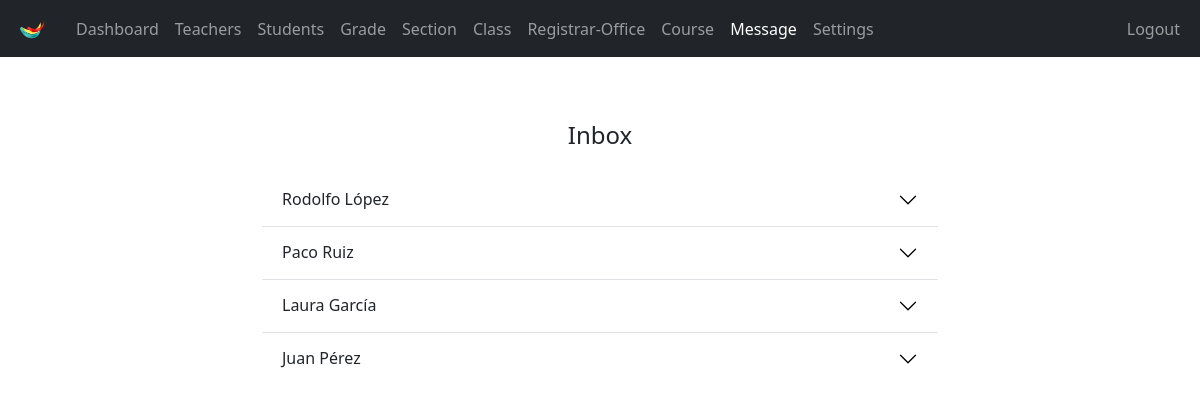
/admin/message.php (signed in), run on the app's committed database.
### tables this page shows
CREATE TABLE `message` (
  `message_id` int(11) NOT NULL,
  `sender_full_name` varchar(100) NOT NULL,
  `sender_email` varchar(255) NOT NULL,
  `message` text NOT NULL,
  `date_time` datetime NOT NULL DEFAULT current_timestamp()
);

### admin/data/message.php (called while the page is built)
<?php
function getAllMessages($conn)
{
    $sql = "SELECT * FROM message ORDER BY message_id DESC";
    $stmt = $conn->prepare($sql);
    $stmt->execute();
    if ($stmt->rowCount() >= 1) {
        $messages = $stmt->fetchAll();
        return $messages;
    } else {
        return 0;
    }
}

### admin/message.php (the view, shortened to what this page needs)
<?php
if (
    isset($_SESSION['admin_id']) &&
    isset($_SESSION['role'])
) {
    if ($_SESSION['role'] == 'Admin') {
        include "../DB_connection.php";
        include "data/message.php";
        $messages = getAllMessages($conn);
?>
        <!DOCTYPE html>
        <html lang="en">
        <head>
            <link rel="stylesheet" href="https://cdn.jsdelivr.net/npm/bootstrap@5.2.0/dist/css/bootstrap.min.css">
            <link rel="stylesheet" href="../css/style.css">
            <link rel="stylesheet" href="https://cdnjs.cloudflare.com/ajax/libs/font-awesome/4.7.0/css/font-awesome.min.css">
        </head>
        <body>
            <?php
            include "inc/navbar.php";
            if ($messages != 0) {
            ?>
                <div class="container mt-5" style="width: 90%; max-width: 700px;">
                    <h4 class="text-center p-3">Inbox</h4>
                    <div class="accordion accordion-flush" id="accordionFlushExample_<?= $message['message_id'] ?>">
                        <?php foreach ($messages as $message) { ?>
                            <div class="accordion-item">
                                <h2 class="accordion-header" id="flush-heading_<?= $message['message_id'] ?>">
                                    <button class="accordion-button collapsed" type="button" data-bs-toggle="collapse" data-bs-target="#flush-collapse_<?= $message['message_id'] ?>" aria-expanded="false" aria-controls="flush-collapse_<?= $message['message_id'] ?>">
                                        <?= $message['sender_full_name'] ?>
                                    </button>
                                </h2>
                            </div>
                        <?php } ?>
                    </div>
                <?php } else { ?>
                    <div class="alert alert-info .w-450 m-5" role="alert">
                        Empty!
                    </div>
                <?php } ?>
                </div>
        </body>
        </html>
<?php
    } else {
        header("Location: ../login.php");
        exit;
    }
} else {
    header("Location: ../login.php");
    exit;
}
?>

### data on the page
message: sender_full_name "Rodolfo López"
message: sender_full_name "Paco Ruiz"
message: sender_full_name "Laura García"
message: sender_full_name "Juan Pérez"
